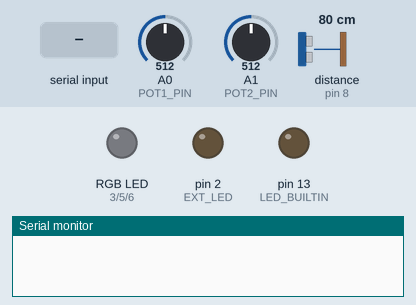
Recording of a sketch running on a simulated Arduino Uno, built with avr-gcc and run on an emulated ATmega328P. Shown: an RGB LED mixed from three pins (HIGH = lit), output pins drawn as LEDs (lit = HIGH), the last lines printed to the serial monitor. Dashed ring = blinking. The inputs (shaded band) are chosen by the test bench; at power-on: distance to the obstacle (sensor on pin 8) 80 cm, A0 (POT1_PIN) = 512, A1 (POT2_PIN) = 512. The echo pulse lasts 58.3 µs per cm; dim RGB values are drawn brighter than linear; pins used as bus, display or sensor lines are not drawn.

Above: at 1.2 s.
1.3 s: "STREAMING\n" received over Serial
At 1.67 s:
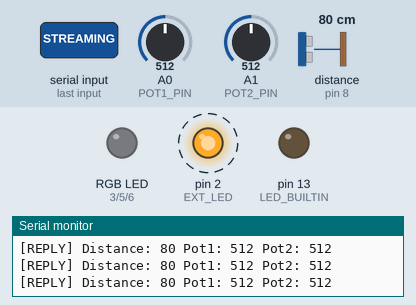
4.3 s: "TOGGLE_BUILTIN_LED\n" received over Serial
At 4.57 s:
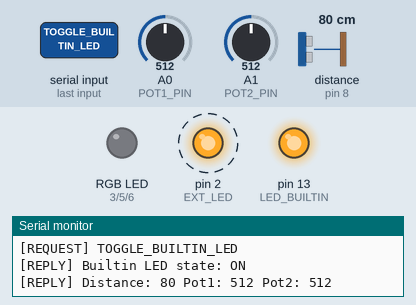
7.3 s: "RGB_LED \n" received over Serial
At 7.45 s:
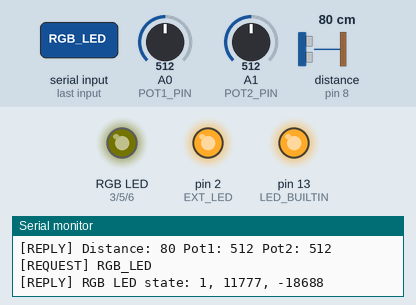
10.3 s: "RGB_LED 90\n" received over Serial
At 10.56 s:
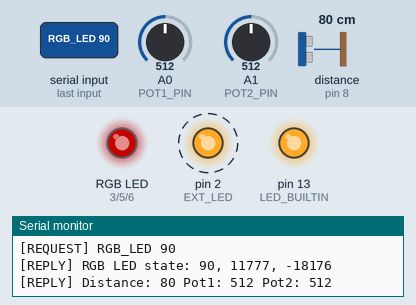
13.3 s: "RGB_LED 90 45 200\n" received over Serial
At 13.67 s:
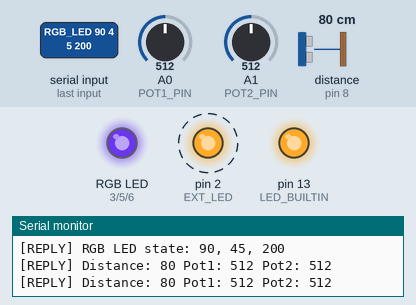
16.3 s: distance to the obstacle (sensor on pin 8) set to 35 cm
Timing chart, 0 to 20.3 s (numbered marks = the images above; inputs shaded):
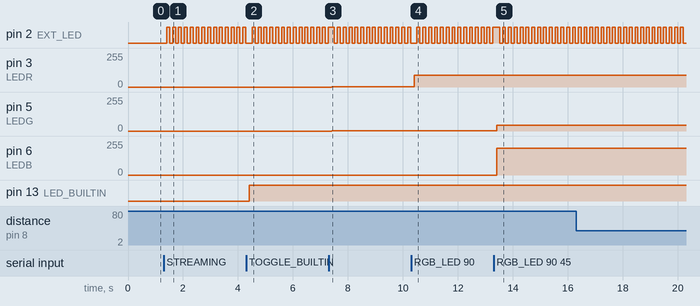

Measured:
- after the input at 1.3 s, pin 2 (EXT_LED): alternates HIGH for 0.11 s and LOW for 0.11 s, starting after 0.11 s
- after the input at 4.3 s, pin 13 (LED_BUILTIN): LOW → HIGH after 0.12 s
- after the input at 7.3 s, pin 3 (LEDR), pin 5 (LEDG): 0/255 → 1/255 after 0.11 s
- after the input at 10.3 s, pin 3 (LEDR): 1/255 → 90/255 after 0.11 s
- after the input at 13.3 s, pin 5 (LEDG): 1/255 → 45/255 after 0.12 s; pin 6 (LEDB): 0/255 → 200/255 after 0.12 s

The sketch:

1.2.ino
```cpp
#define EXT_LED 2
#define LEDR 3
#define LEDG 5
#define LEDB 6

#define TRIG_PIN 7
#define ECHO_PIN 8
#define POT1_PIN A0
#define POT2_PIN A1

void SetBuildInLED(){
  static boolean led_state = true;
  digitalWrite(LED_BUILTIN, led_state);

  if (led_state)
    Serial.println("[REPLY] Builtin LED state: ON");
  else
    Serial.println("[REPLY] Builtin LED state: OFF");

  led_state = !led_state;
}

long measureDistance() {
  long duration, distance;

  digitalWrite(TRIG_PIN, LOW);
  delayMicroseconds(2);
  digitalWrite(TRIG_PIN, HIGH);
  delayMicroseconds(10);
  digitalWrite(TRIG_PIN, LOW);

  duration = pulseIn(ECHO_PIN, HIGH);
  distance = duration / 58;

  return distance;
}

void TURN_LED_ON(){
  digitalWrite(EXT_LED, HIGH);

  Serial.println("[REPLY] External LED state: ON");
}

void TURN_LED_OFF(){
  digitalWrite(EXT_LED, LOW);

  Serial.println("[REPLY] External LED state: OFF");
}

void RGB_LED(int r, int g, int b){
  analogWrite(LEDR, r);
  analogWrite(LEDG, g);
  analogWrite(LEDB, b);
  Serial.println("[REPLY] RGB LED state: " + String(r) + ", " + String(g) + ", " + String(b));
}

void StreamData(){
  static boolean external_led_state = false;

  external_led_state = !external_led_state;
  digitalWrite(EXT_LED,external_led_state);

  long distance = measureDistance();
  int pot1Value = analogRead(POT1_PIN);
  int pot2Value = analogRead(POT2_PIN);

  Serial.print("[REPLY] Distance: ");
  Serial.print(distance);
  Serial.print(" Pot1: ");
  Serial.print(pot1Value);
  Serial.print(" Pot2: ");
  Serial.println(pot2Value);
}

void StopStream(){
  Serial.println("[REPLY] STREAM STOPPED");
}

void UnknownReply(String req){
  Serial.println("[REPLY] Unknown request: " + req + ".");
}

//NOTE: you must not use delay() in these functions


void setup() {
  Serial.begin(9600);

  Serial.setTimeout(100);

  pinMode(LED_BUILTIN, OUTPUT);
  pinMode(EXT_LED, OUTPUT);
  pinMode(TRIG_PIN, OUTPUT);
  pinMode(ECHO_PIN, INPUT);
  pinMode(POT1_PIN, INPUT);
  pinMode(POT2_PIN, INPUT);
}

void loop() {
  static boolean stream = false;
  boolean unknown_req = true;
  String request = Serial.readString();

  if(request.length() > 0){
    if(request.endsWith(String('\n')))
      request.remove(request.length()-1);

    Serial.println("[REQUEST] " + request);
  }
  else{
    if (stream)
      request = "STREAMING";
  }

  //Translate String Requests into Actions
  if (request.equals("TOGGLE_BUILTIN_LED")){
    SetBuildInLED();
    unknown_req = false;
  }

  if (request.equals("TURN_LED_ON")){
    TURN_LED_ON();
    unknown_req = false;
  }

  if (request.equals("TURN_LED_OFF")){
    TURN_LED_OFF();
    unknown_req = false;
  }

  if (request.equals("STOP")){
    stream = false;
    StopStream();
    unknown_req = false;
  }

  if (request.equals("STREAMING")){
    stream = true;
    StreamData();
    unknown_req = false;
  }

  if (request.startsWith("RGB_LED ")) {
    int r, g, b;
    sscanf(request.c_str(), "RGB_LED %d %d %d", &r, &g, &b);
    RGB_LED(r, g, b);
    unknown_req = false;
  }
}
```
